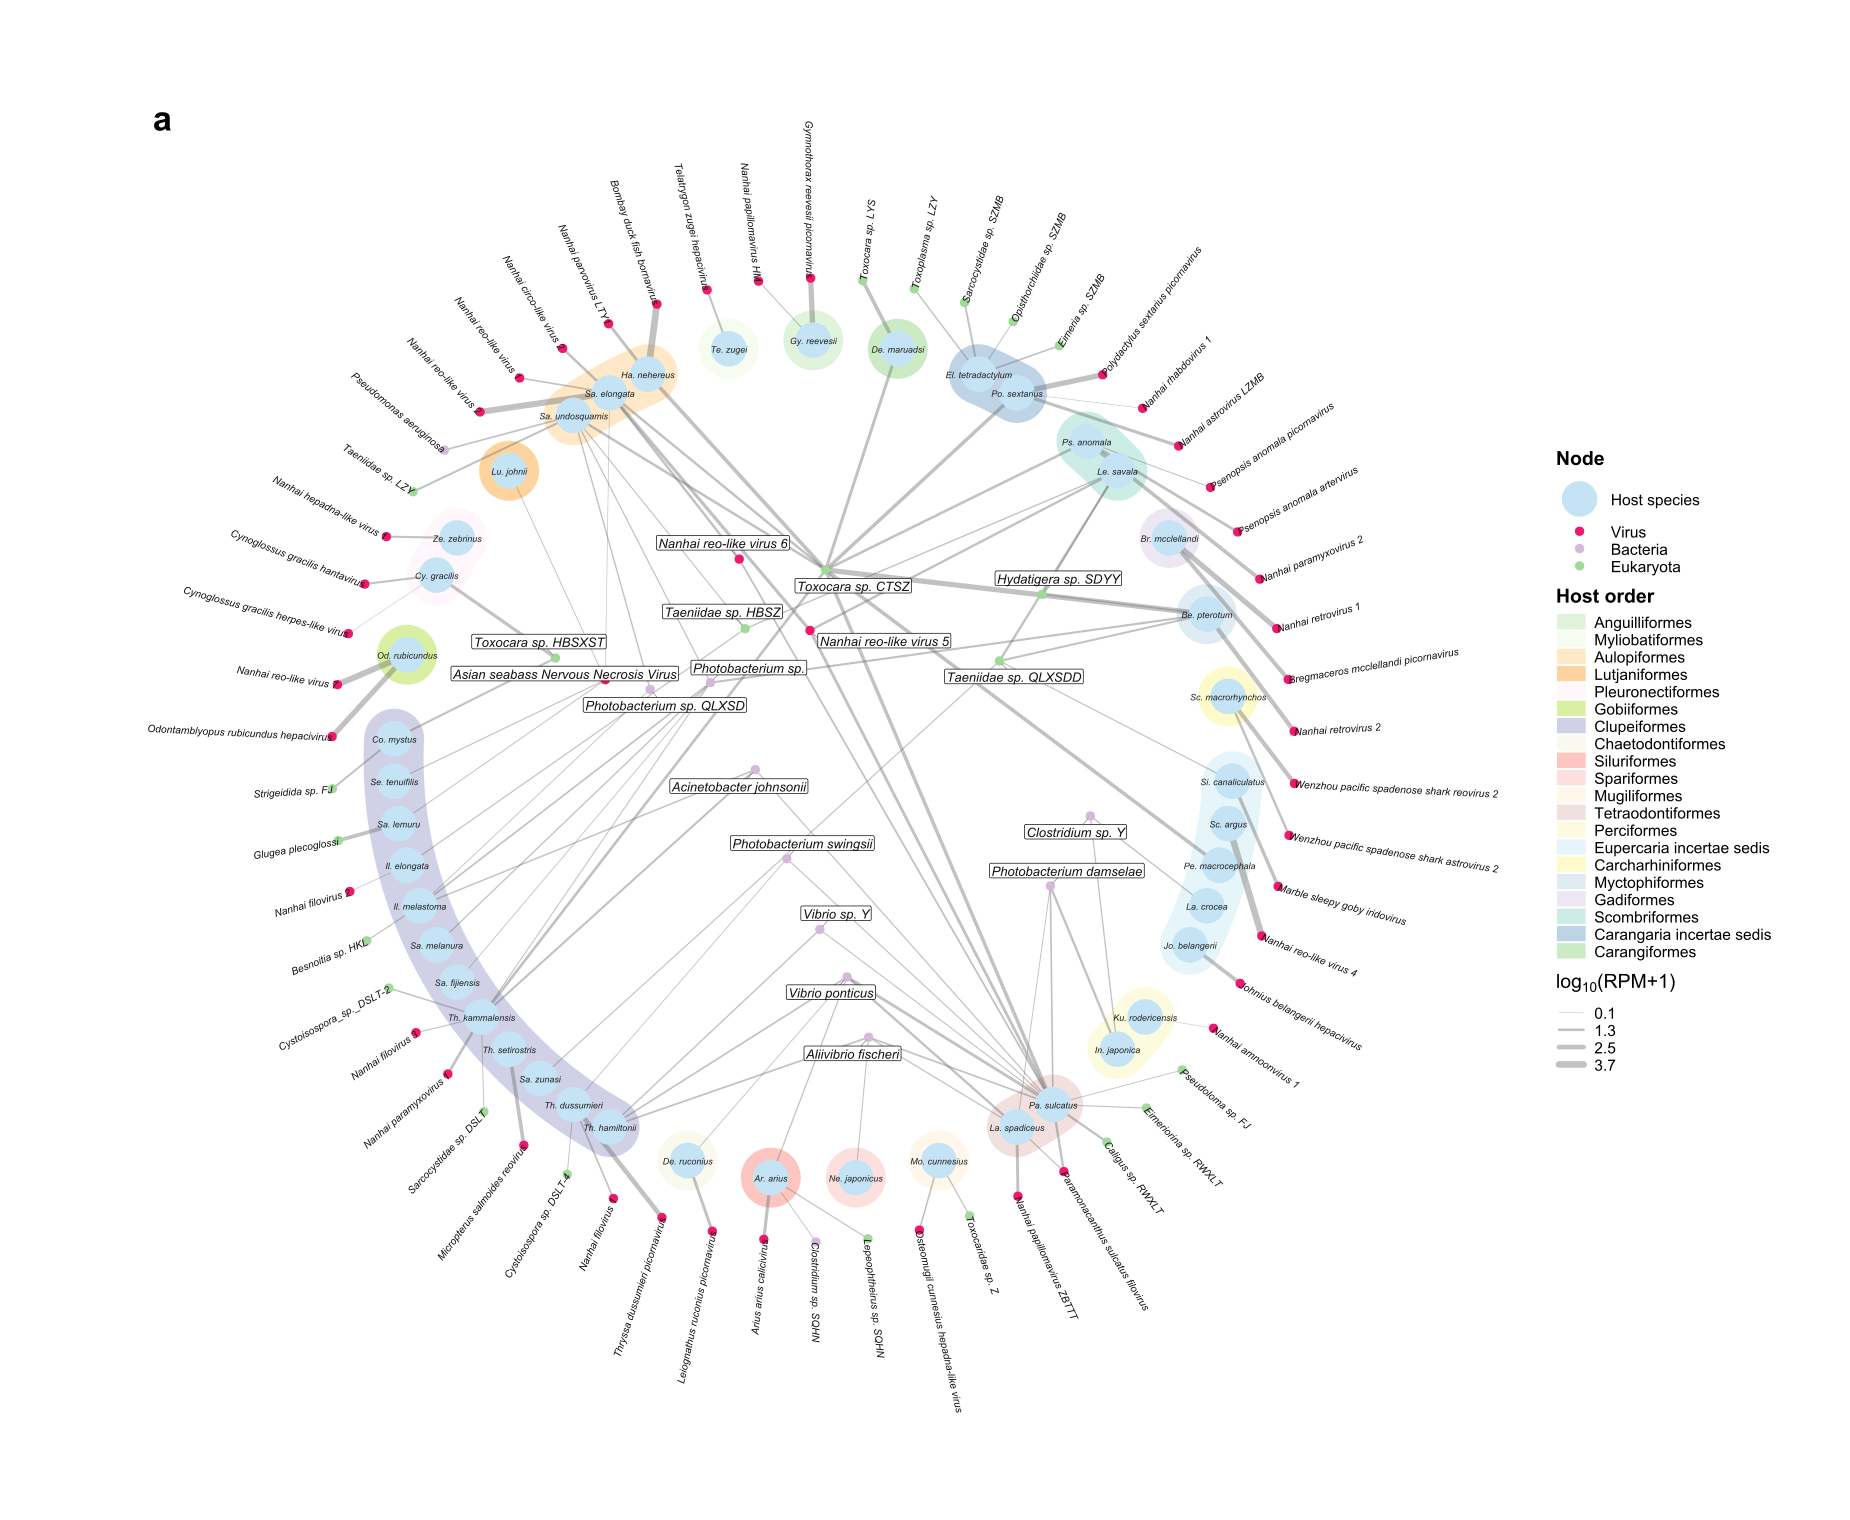

Source code (R):
#!/usr/bin/env Rscript

required <- c("ggplot2", "ggrepel", "scales", "jsonlite")
missing <- required[!vapply(required, requireNamespace, logical(1), quietly = TRUE)]
if (length(missing) > 0) stop("Missing R package(s): ", paste(missing, collapse = ", "))
suppressPackageStartupMessages({library(ggplot2); library(ggrepel); library(scales)})

arg <- grep("^--file=", commandArgs(FALSE), value = TRUE)
script_dir <- if (length(arg) == 1) dirname(normalizePath(sub("^--file=", "", arg), winslash = "/")) else normalizePath(getwd(), winslash = "/")
read_tsv <- function(path) read.delim(path, check.names = FALSE, stringsAsFactors = FALSE,
                                      fileEncoding = "UTF-8-BOM")
nodes <- read_tsv(file.path(script_dir, "Figure6A_node_table.tsv"))
edges <- read_tsv(file.path(script_dir, "Figure6A_edge_table.tsv"))
edges$RPM <- as.numeric(edges$RPM); edges$log10_RPM_plus1 <- as.numeric(edges$log10_RPM_plus1)
original_path <- file.path(script_dir, "Figure6A_node_positions_original.tsv")
if (!file.exists(original_path)) original_path <- file.path(script_dir, "Figure6A_node_positions.tsv")
original_positions <- read_tsv(original_path)
stopifnot(sum(nodes$node_type == "Host species") == 42, sum(nodes$node_type != "Host species") == 75)
stopifnot(nrow(edges) == 118, all(edges$RPM > 0))

node_colors <- c("Host species" = "#c4e4f6", "Virus" = "#ef186c", "Bacteria" = "#d4b9da", "Eukaryota" = "#a1d99b")
order_colour_table <- read_tsv(file.path(script_dir, "Figure6A_order_colors.tsv"))
order_colors <- setNames(order_colour_table$colour, order_colour_table$host_order)
hosts <- nodes[nodes$node_type == "Host species", , drop = FALSE]
pathogens <- nodes[nodes$node_type != "Host species", , drop = FALSE]
outer <- pathogens[pathogens$node_zone == "outer", , drop = FALSE]
inner <- pathogens[pathogens$node_zone == "inner", , drop = FALSE]
all_orders <- unique(hosts$host_order)
if (!setequal(all_orders, names(order_colors))) stop("Host-order colour mapping is incomplete")

order_colors <- c(
  "Anguilliformes" = "#e0f3db",
  "Carangiformes" = "#ccebc5",
  "Mugiliformes" = "#fff7ec",
  "Aulopiformes" = "#fee8c8",
  "Lutjaniformes" = "#fdd49e",
  "Pleuronectiformes" = "#fff7fb",
  "Gadiformes" = "#ece7f2",
  "Clupeiformes" = "#d0d1e6",
  "Spariformes" = "#fde0dd",
  "Siluriformes" = "#fcc5c0",
  "Chaetodontiformes" = "#f9f9ed",
  "Perciformes" = "#fcfbde",
  "Carcharhiniformes" = "#fffacc",
  "Gobiiformes" = "#d9f0a3",
  "Tetraodontiformes" = "#f2e0df",
  "Eupercaria incertae sedis" = "#e5f5f9",
  "Scombriformes" = "#ccece6",
  "Myctophiformes" = "#e0ecf4",
  "Carangaria incertae sedis" = "#bfd3e6",
  "Myliobatiformes" = "#f7fcf0"
)
stopifnot(setequal(names(order_colors), all_orders), !anyDuplicated(names(order_colors)))
order_to_hosts <- lapply(all_orders, function(ord) hosts$node_id[hosts$host_order == ord]); names(order_to_hosts) <- all_orders
pathogen_edges <- split(seq_len(nrow(edges)), edges$target)
node_zone <- setNames(nodes$node_zone, nodes$node_id); node_label <- setNames(nodes$label, nodes$node_id)

edge_i <- integer(0); edge_j <- integer(0)
for (i in seq_len(nrow(edges) - 1L)) for (j in (i + 1L):nrow(edges)) {
  if (!length(intersect(c(edges$source[i], edges$target[i]), c(edges$source[j], edges$target[j])))) {
    edge_i <- c(edge_i, i); edge_j <- c(edge_j, j)
  }
}
crossing_breakdown <- function(pos) {
  orient_vec <- function(ax, ay, bx, by, cx, cy) (bx - ax) * (cy - ay) - (by - ay) * (cx - ax)
  a <- pos[edges$source[edge_i], , drop = FALSE]; b <- pos[edges$target[edge_i], , drop = FALSE]
  c <- pos[edges$source[edge_j], , drop = FALSE]; d <- pos[edges$target[edge_j], , drop = FALSE]
  ab_c <- orient_vec(a[, 1], a[, 2], b[, 1], b[, 2], c[, 1], c[, 2])
  ab_d <- orient_vec(a[, 1], a[, 2], b[, 1], b[, 2], d[, 1], d[, 2])
  cd_a <- orient_vec(c[, 1], c[, 2], d[, 1], d[, 2], a[, 1], a[, 2])
  cd_b <- orient_vec(c[, 1], c[, 2], d[, 1], d[, 2], b[, 1], b[, 2])
  proper <- abs(ab_c) >= 1e-10 & abs(ab_d) >= 1e-10 & abs(cd_a) >= 1e-10 & abs(cd_b) >= 1e-10 &
    ((ab_c > 0) != (ab_d > 0)) & ((cd_a > 0) != (cd_b > 0))
  z1 <- node_zone[edges$target[edge_i]]; z2 <- node_zone[edges$target[edge_j]]
  c(total = sum(proper), outer_outer = sum(proper & z1 == "outer" & z2 == "outer"),
    inner_inner = sum(proper & z1 == "inner" & z2 == "inner"), inner_outer = sum(proper & z1 != z2))
}
edge_length_sum <- function(pos) sum(sqrt((pos[edges$source, 1] - pos[edges$target, 1])^2 + (pos[edges$source, 2] - pos[edges$target, 2])^2))
circular_mean <- function(theta, weights = rep(1, length(theta))) {
  if (!length(theta)) return(0); weights <- weights / sum(weights)
  atan2(sum(weights * sin(theta)), sum(weights * cos(theta))) %% (2 * pi)
}
clamp_radius <- function(x, y, maximum) {
  rr <- sqrt(x^2 + y^2); if (rr > maximum && rr > 0) c(x * maximum / rr, y * maximum / rr) else c(x, y)
}

host_positions_for_sequence <- function(order_sequence, order_to_hosts) {
  step <- 2 * pi / (sum(lengths(order_to_hosts[order_sequence])) + length(order_sequence))
  cursor <- pi / 2; out <- data.frame(); host_sequence <- character(0)
  for (ord in order_sequence) {
    for (id in order_to_hosts[[ord]]) {
      theta_unwrapped <- cursor
      theta <- theta_unwrapped %% (2 * pi)
      out <- rbind(out, data.frame(node_id = id, label = node_label[id], node_type = "Host species",
                                   node_zone = "host_ring", host_order = ord, theta = theta,
                                   theta_unwrapped = theta_unwrapped,
                                   x = 0.98 * cos(theta), y = 0.98 * sin(theta)))
      host_sequence <- c(host_sequence, id); cursor <- cursor + step
    }
    cursor <- cursor + step
  }
  rownames(out) <- NULL; list(data = out, sequence = host_sequence)
}

make_positions <- function(order_sequence, order_to_hosts) {
  hp <- host_positions_for_sequence(order_sequence, order_to_hosts)
  pos <- matrix(NA_real_, nrow = nrow(nodes), ncol = 2, dimnames = list(nodes$node_id, c("x", "y")))
  pos[hp$data$node_id, ] <- as.matrix(hp$data[, c("x", "y")])
  host_rank <- setNames(seq_along(hp$sequence), hp$sequence); host_theta <- setNames(hp$data$theta, hp$data$node_id)
  outer_by_order <- lapply(order_sequence, function(ord) {
    ids <- outer$node_id[vapply(outer$node_id, function(pid) unique(edges$host_order[pathogen_edges[[pid]]])[1] == ord, logical(1))]
    if (!length(ids)) return(character(0))
    score <- vapply(ids, function(pid) mean(host_rank[edges$source[pathogen_edges[[pid]]]]), numeric(1))
    ids[order(score, node_label[ids])]
  })
  outer_sequence <- unlist(outer_by_order, use.names = FALSE)
  base <- 2 * pi * (seq_along(outer_sequence) - 1) / length(outer_sequence)
  desired <- vapply(outer_sequence, function(pid) circular_mean(host_theta[edges$source[pathogen_edges[[pid]]]]), numeric(1))
  theta <- (base + circular_mean((desired - base) %% (2 * pi))) %% (2 * pi)
  stopifnot(is.matrix(pos), is.character(outer_sequence), length(theta) == length(outer_sequence))
  pos[outer_sequence, ] <- cbind(1.125 * cos(theta), 1.125 * sin(theta))
  for (pid in inner$node_id) {
    ii <- pathogen_edges[[pid]]; w <- 0.5 + edges$log10_RPM_plus1[ii]
    xy0 <- colSums(pos[edges$source[ii], , drop = FALSE] * w) / sum(w) * 0.72
    if (sqrt(sum(xy0^2)) < 0.07) {a <- circular_mean(host_theta[edges$source[ii]], w); xy0 <- 0.09 * c(cos(a), sin(a))}
    pos[pid, ] <- clamp_radius(xy0[1], xy0[2], 0.66)
  }
  list(pos = pos, hosts = hp$data, host_sequence = hp$sequence, outer_sequence = outer_sequence)
}
layout_score <- function(pos) crossing_breakdown(pos)["total"] * 100 + edge_length_sum(pos)

affinity_seed_sequence <- function() {
  affinity <- matrix(0, length(all_orders), length(all_orders), dimnames = list(all_orders, all_orders))
  totals <- setNames(numeric(length(all_orders)), all_orders)
  for (pid in inner$node_id) {
    linked <- unique(edges$host_order[pathogen_edges[[pid]]]); if (length(linked) < 2) next
    contribution <- 1 / max(1, length(linked) - 1)
    for (aa in seq_len(length(linked) - 1L)) for (bb in (aa + 1L):length(linked)) {
      affinity[linked[aa], linked[bb]] <- affinity[linked[aa], linked[bb]] + contribution
      affinity[linked[bb], linked[aa]] <- affinity[linked[bb], linked[aa]] + contribution
      totals[linked[aa]] <- totals[linked[aa]] + contribution; totals[linked[bb]] <- totals[linked[bb]] + contribution
    }
  }
  sequence <- all_orders[which.max(totals)]; unvisited <- setdiff(all_orders, sequence)
  while (length(unvisited)) {
    left_w <- affinity[sequence[1], unvisited]; right_w <- affinity[tail(sequence, 1), unvisited]
    use_left <- left_w >= right_w; best <- order(pmax(left_w, right_w), totals[unvisited], unvisited, decreasing = TRUE)[1]
    chosen <- unvisited[best]; if (use_left[best]) sequence <- c(chosen, sequence) else sequence <- c(sequence, chosen)
    unvisited <- setdiff(unvisited, chosen)
  }
  sequence
}

optimise_order_blocks <- function() {
  set.seed(20260815); starts <- list(all_orders, affinity_seed_sequence()); best_sequence <- all_orders; best_score <- Inf
  for (start in starts) {
    current <- start; current_score <- layout_score(make_positions(current, order_to_hosts)$pos)
    local_best <- current; local_score <- current_score
    for (iter in seq_len(2400)) {
      candidate <- current; ix <- sort(sample(2:length(candidate), 2))
      if (runif(1) < 0.55) candidate[ix] <- rev(candidate[ix]) else candidate[ix[1]:ix[2]] <- rev(candidate[ix[1]:ix[2]])
      score <- layout_score(make_positions(candidate, order_to_hosts)$pos); temp <- max(0.08, 8 * (1 - iter / 2400))
      if (score < current_score || runif(1) < exp(min(0, (current_score - score) / temp))) {current <- candidate; current_score <- score}
      if (score < local_score) {local_best <- candidate; local_score <- score}
    }
    if (local_score < best_score) {best_sequence <- local_best; best_score <- local_score}
  }
  best_sequence
}

optimise_hosts_within_orders <- function(order_sequence) {
  set.seed(20260816); current_map <- order_to_hosts; current_score <- layout_score(make_positions(order_sequence, current_map)$pos)
  for (ord in order_sequence) {
    ids <- current_map[[ord]]; if (length(ids) < 2) next; attempts <- 120 * length(ids)
    for (iter in seq_len(attempts)) {
      candidate_ids <- ids; ix <- sample(seq_along(ids), 2); candidate_ids[ix] <- candidate_ids[rev(ix)]
      candidate_map <- current_map; candidate_map[[ord]] <- candidate_ids
      score <- layout_score(make_positions(order_sequence, candidate_map)$pos); temp <- max(0.05, 3 * (1 - iter / attempts))
      if (score < current_score || runif(1) < exp(min(0, (current_score - score) / temp))) {
        ids <- candidate_ids; current_map <- candidate_map; current_score <- score
      }
    }
    current_map[[ord]] <- ids
  }
  current_map
}

inner_collision_penalty <- function(pos) {
  xy <- pos[inner$node_id, , drop = FALSE]; d <- as.matrix(dist(xy))
  sum((pmax(0, 0.13 - d)[upper.tri(d)])^2) * 500
}
final_score <- function(pos) layout_score(pos) + inner_collision_penalty(pos)

optimise_inner_nodes <- function(pos) {
  set.seed(20260817); anchors <- pos[inner$node_id, , drop = FALSE]; relaxed <- anchors
  for (iter in seq_len(260)) {
    step <- 0.025 * (1 - iter / 300); updates <- relaxed
    for (pid in inner$node_id) {
      xy <- relaxed[pid, ]; delta <- (anchors[pid, ] - xy) * 0.12
      for (other_id in setdiff(inner$node_id, pid)) {
        v <- xy - relaxed[other_id, ]; ds <- sum(v^2) + 1e-5
        if (ds < 0.12) delta <- delta + v * (0.0025 / ds)
      }
      updates[pid, ] <- clamp_radius(xy[1] + step * delta[1], xy[2] + step * delta[2], 0.66)
    }
    relaxed <- updates
  }
  pos[inner$node_id, ] <- relaxed
  current <- pos; current_score <- final_score(current); best <- current; best_score <- current_score
  for (iter in seq_len(5200)) {
    pid <- sample(inner$node_id, 1); candidate <- current; scale <- 0.085 * (1 - iter / 6200) + 0.012
    candidate[pid, ] <- clamp_radius(current[pid, 1] + rnorm(1, 0, scale), current[pid, 2] + rnorm(1, 0, scale), 0.66)
    score <- final_score(candidate); temp <- max(0.08, 7 * (1 - iter / 5200))
    if (score < current_score || runif(1) < exp(min(0, (current_score - score) / temp))) {current <- candidate; current_score <- score}
    if (score < best_score) {best <- candidate; best_score <- score}
  }
  best
}

order_sequence <- optimise_order_blocks()
order_to_hosts <- optimise_hosts_within_orders(order_sequence)
layout <- make_positions(order_sequence, order_to_hosts)
positions <- optimise_inner_nodes(layout$pos)

host_pos <- layout$hosts[match(unlist(order_to_hosts[order_sequence], use.names = FALSE), layout$hosts$node_id), ]
host_pos$theta <- atan2(positions[host_pos$node_id, 2], positions[host_pos$node_id, 1]) %% (2 * pi)
host_pos$x <- positions[host_pos$node_id, 1]; host_pos$y <- positions[host_pos$node_id, 2]
outer_pos <- outer[match(layout$outer_sequence, outer$node_id), , drop = FALSE]
outer_pos$x <- positions[outer_pos$node_id, 1]; outer_pos$y <- positions[outer_pos$node_id, 2]
inner_pos <- inner
inner_pos$x <- positions[inner_pos$node_id, 1]; inner_pos$y <- positions[inner_pos$node_id, 2]

host_radius <- 0.98
band_corner_radius <- 0.07
band_inner <- host_radius - band_corner_radius
band_outer <- host_radius + band_corner_radius
band_cap_angle <- asin(band_corner_radius / host_radius)
band_ranges <- do.call(rbind, lapply(seq_along(order_sequence), function(i) {
  ord <- order_sequence[i]
  h <- host_pos[host_pos$host_order == ord, , drop = FALSE]
  start <- min(h$theta_unwrapped) - band_cap_angle
  end <- max(h$theta_unwrapped) + band_cap_angle
  data.frame(
    order_index = i, host_order = ord, host_count = nrow(h),
    start_degrees_unwrapped = start * 180 / pi,
    end_degrees_unwrapped = end * 180 / pi,
    start_degrees_normalized = (start %% (2 * pi)) * 180 / pi,
    end_degrees_normalized = (end %% (2 * pi)) * 180 / pi,
    crosses_zero_degrees = floor(start / (2 * pi)) != floor(end / (2 * pi)),
    fill_colour = unname(order_colors[ord]),
    stringsAsFactors = FALSE
  )
}))
make_rounded_band <- function(ord) {
  h <- host_pos[host_pos$host_order == ord, , drop = FALSE]
  start <- min(h$theta_unwrapped)
  end <- max(h$theta_unwrapped)
  if (nrow(h) == 1) {
    phi <- seq(0, 2 * pi, length.out = 121)
    return(data.frame(
      host_order = ord,
      x = host_radius * cos(start) + band_corner_radius * cos(phi),
      y = host_radius * sin(start) + band_corner_radius * sin(phi)
    ))
  }
  arc_points <- max(40, ceiling((end - start) * 180 / pi * 2))
  outer_theta <- seq(start, end, length.out = arc_points)
  inner_theta <- seq(end, start, length.out = arc_points)
  end_alpha <- seq(0, pi, length.out = 41)
  start_alpha <- seq(pi, 2 * pi, length.out = 41)
  cap_xy <- function(theta, alpha) {
    cbind(
      host_radius * cos(theta) + band_corner_radius *
        (cos(alpha) * cos(theta) - sin(alpha) * sin(theta)),
      host_radius * sin(theta) + band_corner_radius *
        (cos(alpha) * sin(theta) + sin(alpha) * cos(theta))
    )
  }
  end_cap <- cap_xy(end, end_alpha)
  start_cap <- cap_xy(start, start_alpha)
  data.frame(
    host_order = ord,
    x = c(band_outer * cos(outer_theta), end_cap[, 1],
          band_inner * cos(inner_theta), start_cap[, 1]),
    y = c(band_outer * sin(outer_theta), end_cap[, 2],
          band_inner * sin(inner_theta), start_cap[, 2])
  )
}
band_data <- do.call(rbind, lapply(order_sequence, make_rounded_band))

radial_label <- function(theta, radius) {
  deg <- theta * 180 / pi; left <- cos(theta) < 0
  data.frame(label_x = radius * cos(theta), label_y = radius * sin(theta),
             label_angle = ifelse(left, deg + 180, deg), label_hjust = ifelse(left, 1, 0))
}
outer_lab <- cbind(outer_pos, radial_label(atan2(outer_pos$y, outer_pos$x), 1.125))
pt_to_mm <- 25.4 / 72.27
host_label_size <- 1.55 + 2 * pt_to_mm
inner_label_size <- 2.58 + 2 * pt_to_mm
outer_label_size <- 2.24 + 1 * pt_to_mm
node_pos <- nodes
node_pos$x <- positions[node_pos$node_id, 1]; node_pos$y <- positions[node_pos$node_id, 2]
node_pos$angle_degrees <- (atan2(node_pos$y, node_pos$x) %% (2 * pi)) * 180 / pi
node_pos$radius <- sqrt(node_pos$x^2 + node_pos$y^2)
edges_plot <- data.frame(
  x_host = positions[edges$source, 1], y_host = positions[edges$source, 2],
  x_pathogen = positions[edges$target, 1], y_pathogen = positions[edges$target, 2],
  log10_RPM_plus1 = edges$log10_RPM_plus1
)

edge_breaks <- seq(min(edges$log10_RPM_plus1), max(edges$log10_RPM_plus1), length.out = 4)
write.table(node_pos, file.path(script_dir, "Figure6A_node_positions.tsv"), sep = "\t", quote = FALSE, row.names = FALSE)
write.table(data.frame(order_index = seq_along(order_sequence), host_order = order_sequence,
                       colour = unname(order_colors[order_sequence])),
            file.path(script_dir, "Figure6A_order_colors.tsv"), sep = "\t", quote = FALSE, row.names = FALSE)
write.table(band_ranges, file.path(script_dir, "Figure6A_order_band_ranges.tsv"),
            sep = "\t", quote = FALSE, row.names = FALSE)
write.table(data.frame(log10_RPM_plus1 = edge_breaks,
                       plotted_linewidth = scales::rescale(edge_breaks, to = c(0.18, 2.25))),
            file.path(script_dir, "Figure6A_edge_legend.tsv"), sep = "\t", quote = FALSE, row.names = FALSE)

p <- ggplot() +
  geom_polygon(data = band_data, aes(x, y, group = host_order, fill = host_order), colour = NA, alpha = 1) +
  geom_segment(data = edges_plot,
               aes(x = x_host, y = y_host, xend = x_pathogen, yend = y_pathogen,
                   linewidth = log10_RPM_plus1), colour = "#737373", alpha = 0.43, lineend = "round") +
  geom_point(data = node_pos, aes(x, y, colour = node_type, size = node_type), stroke = 0) +
  geom_text(data = host_pos, aes(x, y, label = label), family = "Arial", fontface = "italic",
            size = host_label_size, colour = "#202020", lineheight = 0.82) +
  geom_text(data = outer_lab,
            aes(label_x, label_y, label = label, angle = label_angle, hjust = label_hjust),
            family = "Arial", fontface = "italic", size = outer_label_size, colour = "#111111") +
  geom_label_repel(data = inner_pos, aes(x, y, label = label), family = "Arial", fontface = "italic",
                   size = inner_label_size, colour = "#111111", fill = alpha("white", 0.88),
                   label.size = 0.35, label.r = grid::unit(0.08, "lines"),
                   label.padding = grid::unit(0.10, "lines"), seed = 20260815, box.padding = 0.30,
                   point.padding = 0.12, min.segment.length = 0, segment.colour = "#8f8f8f",
                   segment.size = 0.26, force = 8, force_pull = 0.30, max.iter = 50000,
                   max.time = 20, max.overlaps = Inf, xlim = c(-0.86, 0.86), ylim = c(-0.86, 0.86)) +
  annotate("text", x = -1.52, y = 1.50, label = "a", family = "Arial", fontface = "bold", size = 8.7) +
  scale_fill_manual(values = order_colors, breaks = order_sequence, name = "Host order") +
  scale_colour_manual(values = node_colors, breaks = names(node_colors), name = "Node") +
  scale_size_manual(values = c("Host species" = 12.0, "Virus" = 3.15, "Bacteria" = 3.15, "Eukaryota" = 3.15),
                    breaks = names(node_colors), name = "Node") +
  scale_linewidth_continuous(range = c(0.18, 2.25), breaks = edge_breaks,
                             labels = number_format(accuracy = 0.1), name = expression(log[10] * "(RPM+1)")) +
  guides(colour = guide_legend(order = 1, override.aes = list(size = c(12.0, 3.15, 3.15, 3.15))),
         size = "none", fill = guide_legend(order = 2, ncol = 1, byrow = TRUE, override.aes = list(alpha = 1)),
         linewidth = guide_legend(order = 3)) +
  coord_fixed(xlim = c(-1.56, 1.56), ylim = c(-1.56, 1.56), clip = "off") +
  theme_void(base_family = "Arial") +
  theme(legend.position = "right", legend.box = "vertical",
        legend.title = element_text(size = 14, face = "bold"), legend.text = element_text(size = 11.2),
        legend.key.height = grid::unit(0.44, "cm"), legend.key.width = grid::unit(0.78, "cm"),
        plot.margin = margin(18, 18, 18, 18))

ggsave(file.path(script_dir, "Figure6A.pdf"), p, width = 18.5, height = 15.2, units = "in", device = cairo_pdf, bg = "white")
ggsave(file.path(script_dir, "Figure6A.png"), p, width = 18.5, height = 15.2, units = "in", dpi = 600, bg = "white")

before_pos <- matrix(NA_real_, nrow = nrow(nodes), ncol = 2, dimnames = list(nodes$node_id, c("x", "y")))
before_pos[original_positions$node_id, ] <- as.matrix(original_positions[, c("x", "y")])
before <- crossing_breakdown(before_pos); after <- crossing_breakdown(positions)
host_r <- node_pos$radius[node_pos$node_type == "Host species"]
outer_r <- node_pos$radius[node_pos$node_zone == "outer"]
inner_dist <- as.matrix(dist(inner_pos[, c("x", "y")]))
metrics <- list(
  random_seed = 20260815L, nodes = nrow(nodes), host_nodes = nrow(hosts), pathogen_nodes = nrow(pathogens),
  edges = nrow(edges), host_orders = length(order_sequence), host_radius_mean = mean(host_r),
  host_radius_cv = sd(host_r) / mean(host_r), outer_radius_mean = mean(outer_r),
  outer_radius_cv = sd(outer_r) / mean(outer_r), outer_radius_target = 1.125,
  within_order_gap_radians = 2 * pi / 62, between_order_gap_radians = 4 * pi / 62,
  host_marker_size = 12.0, outer_marker_size = 3.15,
  host_label_size_mm = host_label_size, inner_label_size_mm = inner_label_size,
  outer_label_size_mm = outer_label_size, band_inner = band_inner,
  band_outer = band_outer, band_corner_radius = band_corner_radius,
  host_order_legend_columns = 1L, legend_title_size_pt = 14,
  legend_text_size_pt = 11.2,
  order_band_white_gap_radians = 4 * pi / 62 - 2 * band_cap_angle,
  order_band_white_gap_degrees = (4 * pi / 62 - 2 * band_cap_angle) * 180 / pi,
  order_band_count = nrow(band_ranges), cross_zero_order_count = sum(band_ranges$crosses_zero_degrees),
  order_sequence = order_sequence,
  crossings_before = as.list(before), crossings_after = as.list(after),
  crossing_reduction_percent = round(100 * (before["total"] - after["total"]) / max(1, before["total"]), 2),
  min_inner_node_distance = min(inner_dist[upper.tri(inner_dist)])
)
jsonlite::write_json(metrics, file.path(script_dir, "Figure6A_layout_metrics.json"), pretty = TRUE, auto_unbox = TRUE)
scalar_metrics <- metrics[!vapply(metrics, is.list, logical(1))]
write.table(data.frame(metric = names(scalar_metrics),
                       value = vapply(scalar_metrics, function(x) paste(x, collapse = ";"), character(1))),
            file.path(script_dir, "Figure6A_layout_metrics.tsv"), sep = "\t", quote = FALSE, row.names = FALSE)
